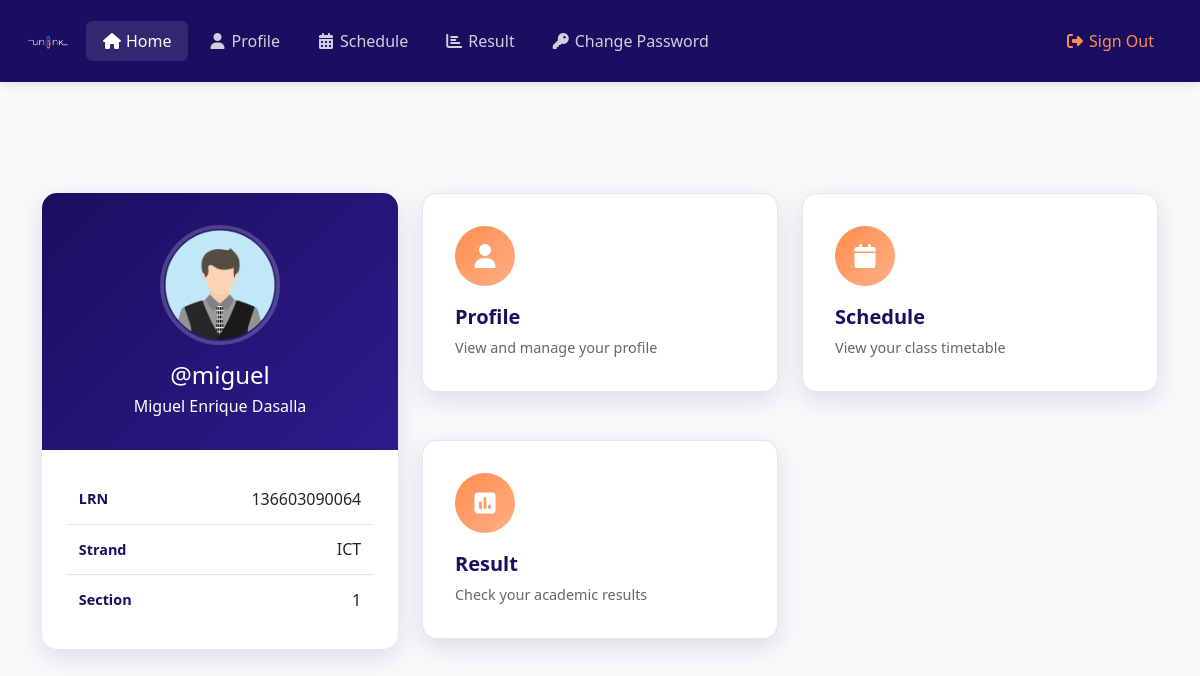
The app's page /Student/index.php (signed in) with its own data.
### tables this page shows
CREATE TABLE `students` (
  `student_id` int(12) NOT NULL,
  `lrn` varchar(12) DEFAULT NULL,
  `username` varchar(127) NOT NULL,
  `password` varchar(255) NOT NULL,
  `fname` varchar(127) NOT NULL,
  `lname` varchar(255) NOT NULL,
  `section` int(11) NOT NULL,
  `address` varchar(31) NOT NULL,
  `gender` varchar(7) NOT NULL,
  `email_address` varchar(255) NOT NULL,
  `date_of_birth` date NOT NULL,
  `date_of_joined` timestamp NULL DEFAULT current_timestamp(),
  `parent_fname` varchar(127) NOT NULL,
  `parent_lname` varchar(127) NOT NULL,
  `parent_phone_number` varchar(31) NOT NULL,
  `intake` varchar(30) DEFAULT NULL,
  `department` varchar(100) DEFAULT NULL,
  `semester` varchar(100) DEFAULT NULL,
  `year` varchar(100) DEFAULT NULL
);

### Student/data/student.php (called while the page is built, shortened)
<?php
function getStudentById($id, $conn){
   $sql = "SELECT * FROM students
           WHERE student_id=?";
   $stmt = $conn->prepare($sql);
   $stmt->execute([$id]);
   if ($stmt->rowCount() == 1) {
     $student = $stmt->fetch();
     return $student;
   }else {
    return 0;
   }
}

### Student/index.php (the view, shortened to what this page needs)
<?php
if (
    isset($_SESSION['student_id']) &&
    isset($_SESSION['role'])
) {
    if ($_SESSION['role'] == 'Student') {
        include "../DB_connection.php";
        include "data/student.php";
        include "data/result.php";
        $student_id = $_SESSION['student_id'];
        $student = getStudentById($student_id, $conn);
?>
        <?php
        include "inc/header.php";
        ?>
        <body>
            <?php
            include "inc/navbar.php";
            if ($student != 0) {
            ?>
                <div class="main-container">
                    <div class="container">
                        <div class="row justify-content-center">
                            <div class="col-lg-4">
                                <div class="student-profile-card">
                                    <div class="profile-header">
                                        <img src="../img/student-<?= $student['gender'] ?>.png" class="profile-img" alt="Profile Image">
                                        <h4 class="mb-1">@<?= $student['username'] ?></h4>
                                        <p class="mb-0"><?= $student['fname'] . " " . $student['lname'] ?></p>
                                    </div>
                                    <div class="profile-info">
                                    <div class="info-item">
                                            <span class="info-label">LRN</span>
                                            <span><?= $student['lrn'] ?></span>
                                        </div>
                                        <div class="info-item">
                                            <span class="info-label">Strand</span>
                                            <span><?= $student['department'] ?></span>
                                        </div>
                                        <div class="info-item">
                                            <span class="info-label">Section</span>
                                            <span><?= $student['section'] ?></span>
                                        </div>
                                    </div>
                                </div>
                            </div>
                            <div class="col-lg-8">
                                <div class="row g-4 h-100">
                                    <div class="col-md-6 mb-4">
                                        <a href="student-profile.php" class="text-decoration-none">
                                            <div class="dashboard-card">
                                                <div class="card-icon">
                                                    <i class="fa fa-user"></i>
                                                </div>
                                                <h5>Profile</h5>
                                                <p>View and manage your profile</p>
                                            </div>
                                        </a>
                                    </div>
                                    <div class="col-md-6 mb-4">
                                        <a href="schedule.php" class="text-decoration-none">
                                            <div class="dashboard-card">
                                                <div class="card-icon">
                                                    <i class="fa-solid fa-calendar"></i>
                                                </div>
                                                <h5>Schedule</h5>
                                                <p>View your class timetable</p>
                                            </div>
                                        </a>
                                    </div>
                                    <div class="col-md-6 mb-4">
                                        <a href="result.php" class="text-decoration-none">
                                            <div class="dashboard-card">
                                                <div class="card-icon">
                                                    <i class="fa-solid fa-square-poll-vertical"></i>
                                                </div>
                                                <h5>Result</h5>
                                                <p>Check your academic results</p>
                                            </div>
                                        </a>
                                    </div>
                                </div>
                            </div>
                        </div>
                    </div>
                </div>
            <?php
            } else {
                header("Location: ../login.php");
                exit;
            }
            ?>
        </body>
        </html>
<?php
    } else {
        header("Location: ../login.php");
        exit;
    }
} else {
    header("Location: ../login.php");
    exit;
}
?>

### Student/inc/header.php (style rules this page uses)
body { padding-top: 56px; }

### Student/index.php (style rules this page uses)
:root { --primary-color: #1B0E60; --secondary-color: #FF8C4C; }
body { background-color: #f8f9fa; min-height: 100vh; display: flex; flex-direction: column; }
.main-container { flex: 1; display: flex; align-items: center; justify-content: center; padding: 2rem 0; }
.student-profile-card { background: #fff; border-radius: 15px; box-shadow: 0 8px 24px rgba(27, 14, 96, 0.12); overflow: hidden; transition: transform 0.3s ease; }
.profile-header { background: linear-gradient(135deg, #1B0E60 0%, #2D1B8C 100%); color: white; padding: 2rem 1.5rem; text-align: center; }
.profile-img { width: 120px; height: 120px; border-radius: 60px; border: 4px solid rgba(255, 255, 255, 0.2); margin-bottom: 1rem; }
.profile-info { padding: 1.5rem; }
.info-item { padding: 0.8rem; border-bottom: 1px solid rgba(27, 14, 96, 0.1); display: flex; justify-content: space-between; align-items: center; }
.info-item:last-child { border-bottom: none; }
.info-label { color: #1B0E60; font-weight: 600; font-size: 0.9rem; }
.dashboard-card { background: white; border-radius: 15px; padding: 2rem; height: 100%; box-shadow: 0 8px 24px rgba(27, 14, 96, 0.12); transition: all 0.3s ease; border: 1px solid rgba(27, 14, 96, 0.1); }
.card-icon { background: linear-gradient(135deg, #FF8C4C 0%, #FFB088 100%); width: 60px; height: 60px; border-radius: 30px; display: flex; align-items: center; justify-content: center; margin-bottom: 1.2rem; }
.card-icon i { color: white; font-size: 1.5rem; }
.dashboard-card h5 { color: #1B0E60; margin-bottom: 0.5rem; font-weight: 600; }
.dashboard-card p { color: #666; margin-bottom: 0; font-size: 0.9rem; }

### records on screen
students: gender (picture), username "miguel", fname "Miguel Enrique", lname "Dasalla", lrn "136603090064", department "ICT", section "1"
